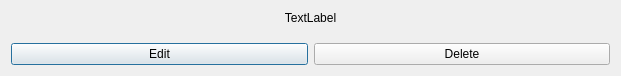
<?xml version="1.0" encoding="UTF-8"?>
<ui version="4.0">
 <class>GeneralVaultView</class>
 <widget class="QDialog" name="GeneralVaultView">
  <property name="geometry">
   <rect>
    <x>0</x>
    <y>0</y>
    <width>621</width>
    <height>76</height>
   </rect>
  </property>
  <property name="windowTitle">
   <string>View Vault</string>
  </property>
  <layout class="QVBoxLayout" name="verticalLayout">
   <item>
    <widget class="QLabel" name="lbl_description">
     <property name="text">
      <string>TextLabel</string>
     </property>
     <property name="alignment">
      <set>Qt::AlignCenter</set>
     </property>
    </widget>
   </item>
   <item>
    <layout class="QVBoxLayout" name="vbox_secrets"/>
   </item>
   <item>
    <spacer name="verticalSpacer">
     <property name="orientation">
      <enum>Qt::Vertical</enum>
     </property>
     <property name="sizeHint" stdset="0">
      <size>
       <width>20</width>
       <height>40</height>
      </size>
     </property>
    </spacer>
   </item>
   <item>
    <layout class="QHBoxLayout" name="horizontalLayout">
     <item>
      <widget class="QPushButton" name="btn_edit">
       <property name="cursor">
        <cursorShape>PointingHandCursor</cursorShape>
       </property>
       <property name="text">
        <string>Edit</string>
       </property>
      </widget>
     </item>
     <item>
      <widget class="QPushButton" name="btn_delete">
       <property name="cursor">
        <cursorShape>PointingHandCursor</cursorShape>
       </property>
       <property name="text">
        <string>Delete</string>
       </property>
      </widget>
     </item>
    </layout>
   </item>
  </layout>
 </widget>
 <resources/>
 <connections/>
</ui>
